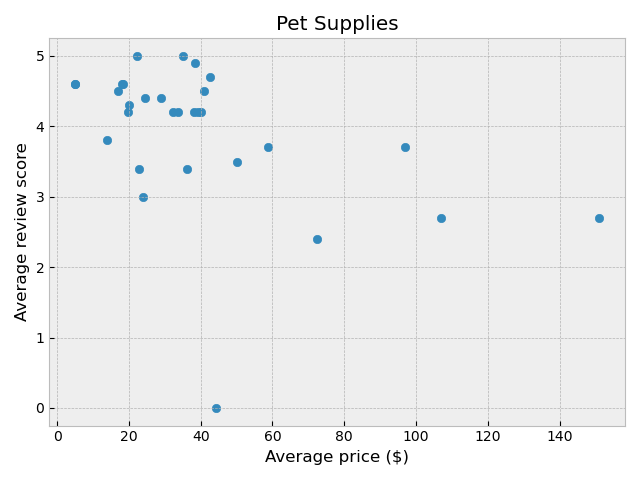

Reproduce this figure in Python.
import pandas as pd
import matplotlib.pyplot as plt


def task4():
    df1 = pd.read_csv('task2.csv')
    df2 = pd.read_csv('task3.csv')
    
    avgsc_df = df1.loc[df1['category']=='Pet Supplies']
    avgprice_df = df2.loc[df2['category']=='Pet Supplies']

    #Merge the two dataframes
    combine = pd.merge(avgsc_df, avgprice_df, on="ID", how="inner")
    
    #Create a scatter plot with axes avgcost and avgscore
    plt.style.use('bmh') 
    fig, ax1 = plt.subplots()
    ax1.scatter(x=combine['average_cost'],y=combine['average_score'])
    ax1.set_title("Pet Supplies")
    ax1.set_xlabel("Average price ($)")
    ax1.set_ylabel("Average review score")
    plt.tight_layout()
    plt.savefig('task4.png')
    plt.close()

    return
